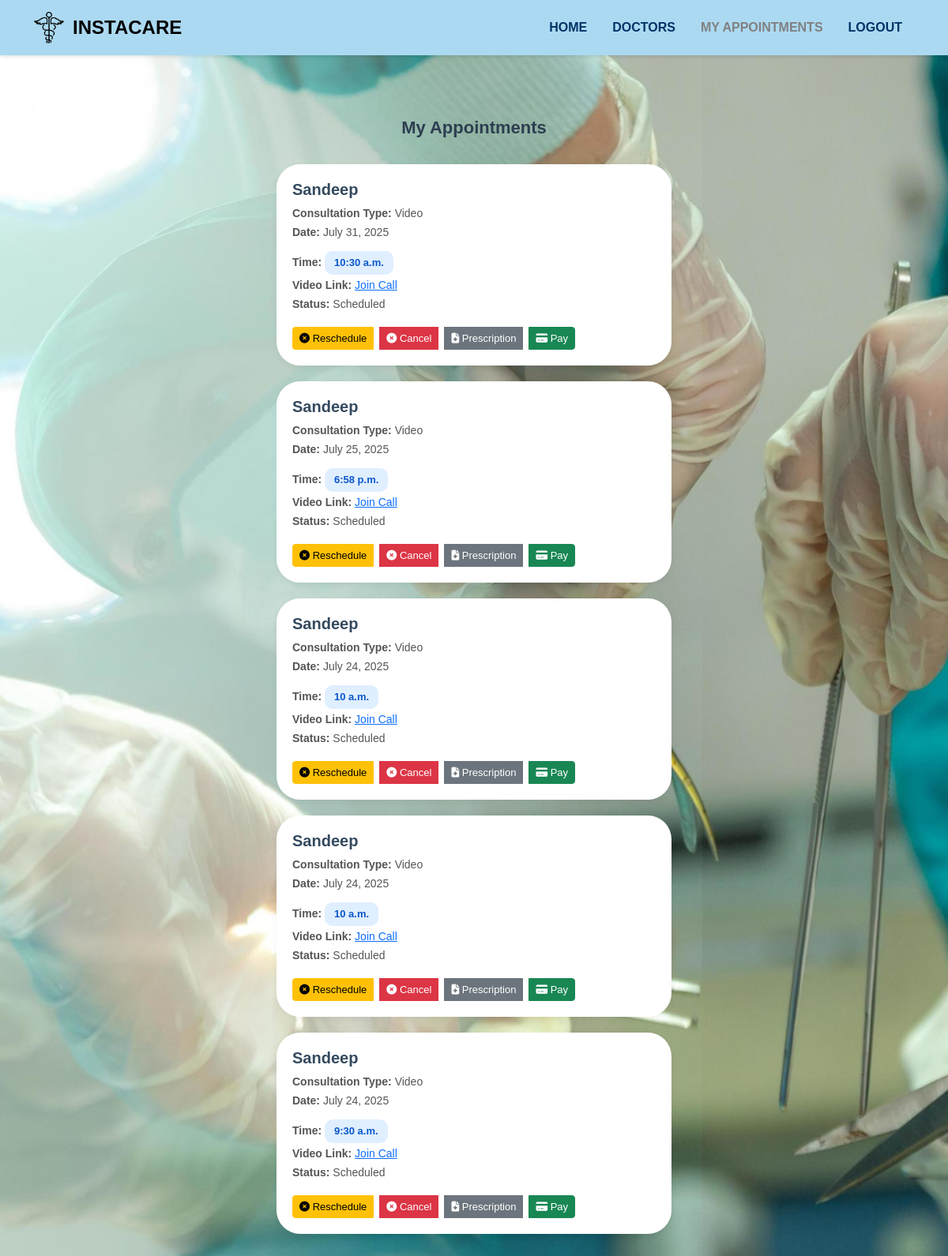
Screenshot of /patients/appointment_dashboard/ (signed in) with the database file from the repository.
### patients/models.py (models this page shows, shortened)
class Appointment(models.Model):
    CONSULTATION_TYPE = (
        ('Video', 'Video'),
        ('Clinic', 'Clinic')
    )
    patient = models.ForeignKey(settings.AUTH_USER_MODEL, on_delete=models.CASCADE)
    consultation_type = models.CharField(max_length=20, choices=CONSULTATION_TYPE, default='Clinic')
    date = models.DateField(default=timezone.now)
    scheduled_time = models.TimeField()
    doctor = models.ForeignKey(CustomUser, on_delete=models.CASCADE, related_name='appointments', null=True, blank=True,limit_choices_to={'role': 'doctor'})
    video_link = models.URLField(blank=True, null=True)
    status = models.CharField(max_length=50, default='Pending')

### user/models.py (models this page shows, shortened)
class CustomUser(AbstractUser):
    email = models.EmailField(unique=True)
    is_active = models.BooleanField(default=True)
    ROLE_CHOICES = [
        ('superadmin', 'Super Admin'),
        ('receptionist', 'Receptionist'),
        ('doctor', 'Doctor'),
        ('labtech', 'Lab Technician'),
        ('pharmacist', 'Pharmacist'),
        ('patient', 'Patient'),
    ]
    role = models.CharField(max_length=20, choices=ROLE_CHOICES, default='patient')

### patients/views.py (the view)
# urls.py: path('appointment_dashboard/', views.appointment_dashboard, name='appointment_dashboard'),
@login_required
def appointment_dashboard(request):
    user = request.user
    if user.role == 'patient':
        appointments = Appointment.objects.filter(patient=user).order_by('-date', '-scheduled_time')
    elif user.role == 'doctor':
        appointments = Appointment.objects.filter(doctor=user).order_by('-date', '-scheduled_time')
    else:
        appointments = Appointment.objects.none()  # or show all if admin/superadmin
    return render(request, 'appointment_dashboard.html', {'appointments': appointments})

### templates/appointment_dashboard.html (shortened to what this page needs)
{% load static %}
<!DOCTYPE html>
<html lang="en">
<head>
  <link href="https://cdn.jsdelivr.net/npm/bootstrap@5.3.3/dist/css/bootstrap.min.css" rel="stylesheet"/>
  <link href="https://cdnjs.cloudflare.com/ajax/libs/font-awesome/6.4.0/css/all.min.css" rel="stylesheet" />
</head>
<body>
<nav class="navbar navbar-expand-lg fixed-top">
  <div class="container d-flex justify-content-between align-items-center">
    <div class="d-flex align-items-center logo">
      <img src="{% static 'images/logo.png' %}" alt="Logo" style="height: 40px; margin-right: 10px;" />
      <span>INSTACARE</span>
    </div>
    <ul class="nav d-none d-lg-flex">
      <li class="nav-item"><a href="{% url 'homepage' %}" class="nav-link">HOME</a></li>
      <li class="nav-item"><a href="{% url 'doctor' %}" class="nav-link">DOCTORS</a></li>
      <li class="nav-item"><a href="{% url 'appointment_dashboard' %}" class="nav-link active">MY APPOINTMENTS</a></li>
      <li class="nav-item"><a href="{% url 'logout' %}" class="nav-link">LOGOUT</a></li>
    </ul>
  </div>
</nav>
<div class="header">My Appointments</div>
{% if appointments %}
  {% for appt in appointments %}
    <div class="appointment-card">
      <h5>{{ appt.doctor.username }}</h5>
      <p><strong>Consultation Type:</strong> {{ appt.consultation_type }}</p>
      <p><strong>Date:</strong> {{ appt.date }}</p>
      <p><strong>Time:</strong> <span class="appointment-time">{{ appt.scheduled_time }}</span></p>
      {% if appt.consultation_type == "Video" %}
        <p><strong>Video Link:</strong> <a href="{{ appt.video_link }}" target="_blank">Join Call</a></p>
      {% endif %}
      <p><strong>Status:</strong> {{ appt.status }}</p>
      <div class="btn-group">
        <a href="{% url 'reschedule_appointment' appt.id %}" class="btn btn-warning btn-sm btn-action">
          <i class="fas fa-times-circle"></i> Reschedule
        </a>
        <a href="{% url 'cancel_appointment' appt.id %}" class="btn btn-danger btn-sm btn-action">
          <i class="fas fa-times-circle"></i> Cancel
        </a>
        <a href="#" class="btn btn-secondary btn-sm btn-action">
          <i class="fas fa-file-medical"></i> Prescription
        </a>
        <a href="#" class="btn btn-success btn-sm btn-action">
          <i class="fas fa-credit-card"></i> Pay
        </a>
      </div>
    </div>
  {% endfor %}
{% else %}
  <p class="text-center text-light mt-5">You have no appointments yet.</p>
{% endif %}
</body>
</html>

### rows the page displays
Appointment: doctor.username "Sandeep", consultation_type "Video", date "July 31, 2025", scheduled_time "10:30 a.m.", status "Scheduled"
Appointment: doctor.username "Sandeep", consultation_type "Video", date "July 25, 2025", scheduled_time "6:58 p.m.", status "Scheduled"
Appointment: doctor.username "Sandeep", consultation_type "Video", date "July 24, 2025", scheduled_time "10 a.m.", status "Scheduled"
Appointment: doctor.username "Sandeep", consultation_type "Video", date "July 24, 2025", scheduled_time "10 a.m.", status "Scheduled"
Appointment: doctor.username "Sandeep", consultation_type "Video", date "July 24, 2025", scheduled_time "9:30 a.m.", status "Scheduled"
